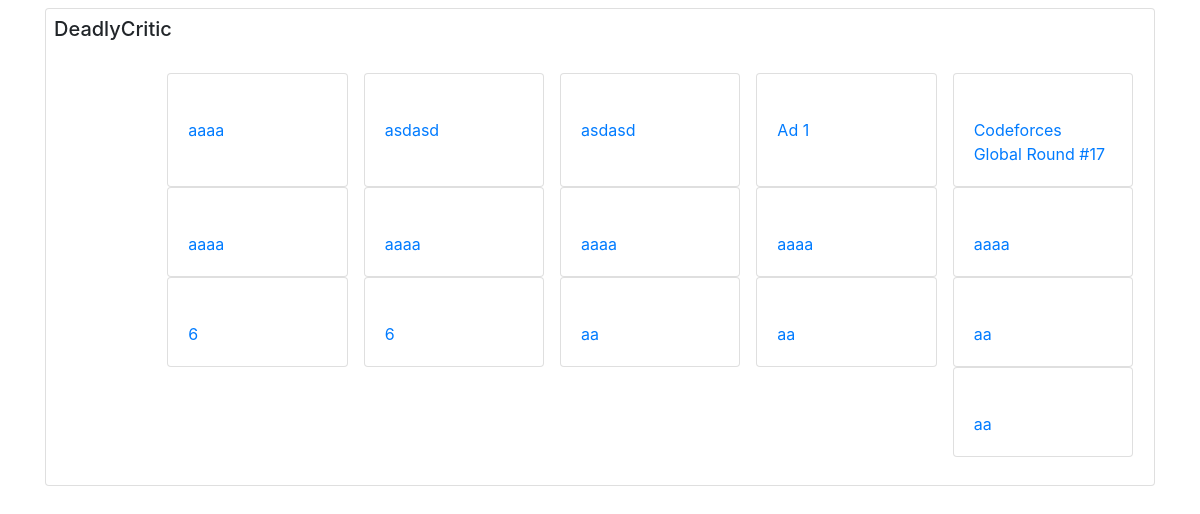
/, run on an earlier commit of the app's database.
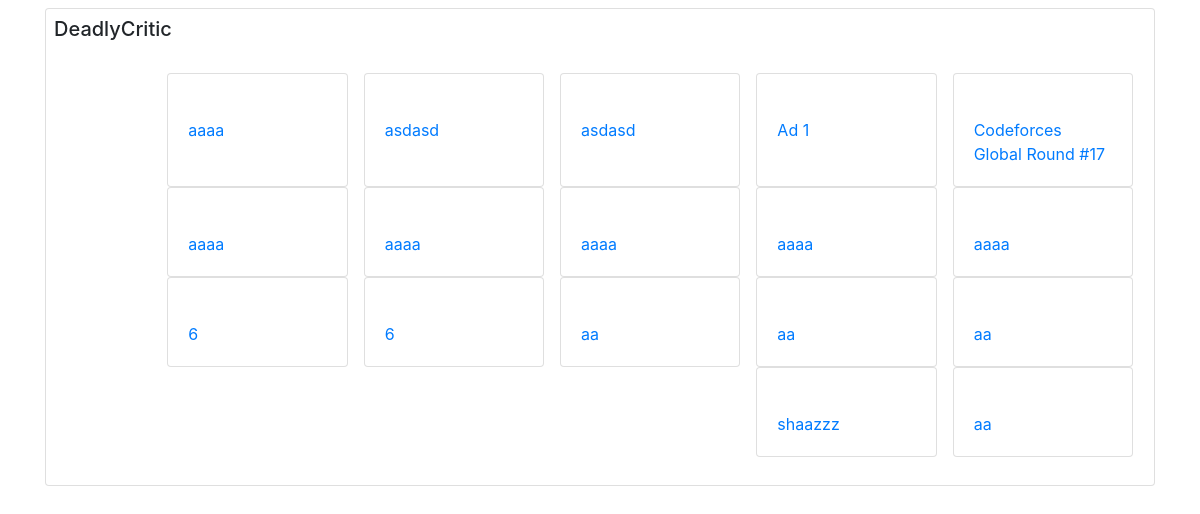
And on a later commit of the database.
### advertiser_management/models.py (models this page shows, shortened)
class Advertiser(models.Model):
    name = models.CharField(max_length=100)
    clicks = models.IntegerField(default=0)
    views = models.IntegerField(default=0)

class Ad(models.Model):
    advertiser = models.ForeignKey(Advertiser, on_delete=models.CASCADE)
    title = models.CharField(max_length=100)
    imgUrl = models.CharField(max_length=500)
    link = models.CharField(max_length=500)
    approve = models.BooleanField(default=False)

### advertiser_management/views.py (the view)
# urls.py: path('', home, name='home'),
def home(request):
    try:
        advertiser_id = request.POST['advertiser_id']
        advertiser = Advertiser.objects.get(pk=advertiser_id)
        title = request.POST['title']
        imgUrl = request.POST['image_url']
        link = request.POST['link']
        new_ad = Ad(title=title, imgUrl=imgUrl, link=link, advertiser=advertiser)
        new_ad.save()
        advertiser.save()
        return HttpResponseRedirect(reverse('home'))
    except Advertiser.DoesNotExist:
        return render(request, 'create_ad.html', {
            'error_message': "Advertiser id does not exist.",
        })
    except KeyError:
        pass
    advertisers = Advertiser.objects.all()
    user_ip = request.META['REMOTE_ADDR']
    for advertiser in advertisers:
        for ad in advertiser.ad_set.all():
            if ad.approve:
                new_view = View(ad=ad, user_ip=user_ip, datetime=datetime.now())
                new_view.save()
                advertiser.views += 1
        advertiser.save()
    return render(request, 'ads.html', {'advertisers': advertisers})

### advertiser_management/templates/ads.html (shortened to what this page needs)
<!DOCTYPE html>
<html lang="en">
<head>
    <link rel="stylesheet" href="https://stackpath.bootstrapcdn.com/bootstrap/4.3.1/css/bootstrap.min.css"
>
</head>
<body>
<div class="container" dir="rtl">
    {% for advertiser in advertisers %}
        <div class="card mt-2 p-2">
            <h5 class="card-title">{{ advertiser.name }}</h5>
            <div class="card-body">
                <div class="row">
		    {% for ad in advertiser.ad_set.all %}
                {% if ad.approve %}
                    <div class="card col-md-2 p-0 mx-2">
                        <a href="/click/{{ ad.id }}/">
                            <div class="card-body">
                                <span>{{ ad.title }}</span>
                            </div>
                        </a>
                    </div>
                {% endif %}
		    {% endfor %}
                </div>
            </div>
        </div>
    {% endfor %}
</div>
</body>
</html>

What changed in the data, as far as the page shows it:
added Ad: title "shaazzz"
